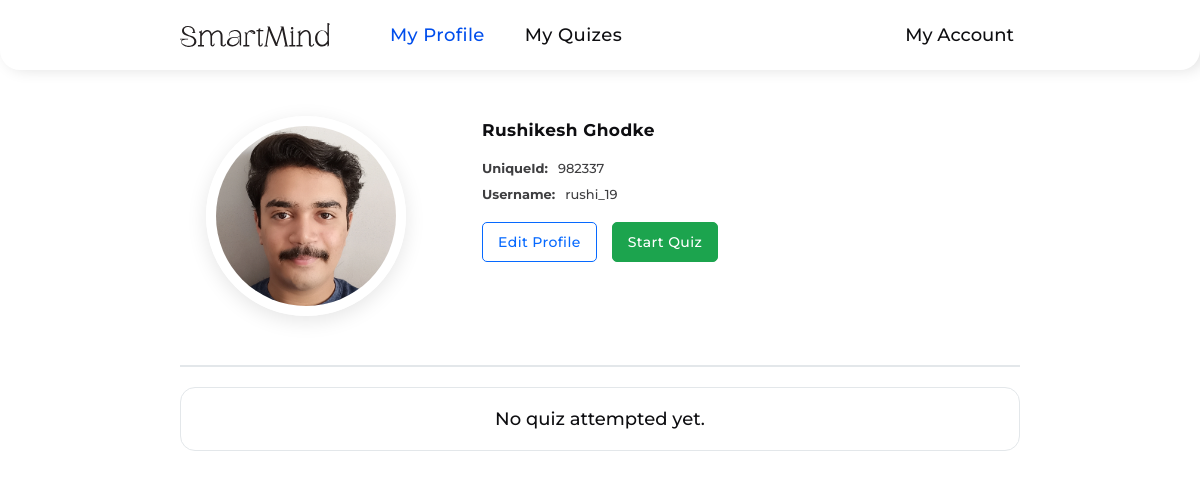
Screenshot of /user/profile.php (signed in) with the database file from the repository.
### tables this page shows
CREATE TABLE `students` (
  `studentId` int(11) NOT NULL,
  `studentUniqueId` int(11) NOT NULL,
  `firstName` varchar(255) NOT NULL,
  `lastName` varchar(255) NOT NULL,
  `dateOfBirth` date NOT NULL,
  `gender` varchar(10) NOT NULL,
  `email` varchar(255) NOT NULL,
  `mobileNumber` varchar(10) NOT NULL,
  `username` varchar(255) NOT NULL,
  `studentImage` varchar(255) NOT NULL,
  `password` varchar(255) NOT NULL,
  `accountCreationDateTime` datetime NOT NULL,
  `verificationToken` varchar(255) NOT NULL,
  `tokenExpirationTime` datetime DEFAULT NULL,
  `isVerified` tinyint(1) NOT NULL
);

### assets/php/profileDetails.php (called while the page is built, shortened)
<?php
require "connection.php";
if (!empty($_SESSION['studentId'])) {
  $studentId = $_SESSION['studentId'];
  $selectQuery = mysqli_query($connection, "SELECT * FROM `students` WHERE `studentId` = $studentId");
  if ($selectQuery) {
    $fetchData = mysqli_fetch_assoc($selectQuery);
  }
  else {
    echo mysqli_error($connection);
  }
}
else
{
  header("Location: ../login.php");
}
?>

### assets/php/attemptedQuiz.php (called while the page is built)
<?php
include "connection.php";
if (!empty($_SESSION["studentId"])) {
  $studentId = $_SESSION["studentId"];
  $selectQuery = mysqli_query($connection, "SELECT * FROM `attempted_quiz` WHERE `studentId` = $studentId");
}
?>

### user/profile.php (the view, shortened to what this page needs)
<?php
include "../assets/php/profileDetails.php";
include "../assets/php/attemptedQuiz.php";
?>
<!DOCTYPE html>
<html lang="en">
<head>
  <link rel="stylesheet" href="../assets/css/profile.css" />
  <link rel="stylesheet" href="https://cdn-uicons.flaticon.com/2.1.0/uicons-regular-rounded/css/uicons-regular-rounded.css" />
  <link rel="stylesheet" href="https://cdn-uicons.flaticon.com/2.1.0/uicons-thin-straight/css/uicons-thin-straight.css" />
</head>
<body>
  <header class="header">
    <div class="left-side">
      <div class="logo">
        <img src="../assets/images/Logo.svg" alt="logo" />
      </div>
      <nav class="navbar">
        <ul>
          <li class="active"><a href="./profile.php">My Profile</a></li>
          <li><a href="./quizes.php">My Quizes</a></li>
        </ul>
      </nav>
    </div>
    <div class="right-side">
      <div class="user">
        <span>My Account <i class="fi fi-rr-angle-small-down"></i></span>
      </div>
    </div>
  </header>
  <section class="profile-container">
    <div class="container">
      <div class="profile-content">
        <div class="student-image">
          <label for="profile-img">
            <?php
            if (!empty($fetchData["studentImage"])) {
            ?>
              <img src="../assets/StudentsProfileImages/<?php echo $fetchData["studentImage"]; ?>" style='width: 20rem; height: 20rem; object-fit: cover; border: 1rem solid #fff; text-align: center; border-radius: 50%; box-shadow: 0 5px 2rem rgba(0, 0, 0, 0.1);' class='profile-img'>
            <?php
            } else {
            ?>
            <?php
              echo "<img src='../assets/images/profile-user.png' style='width: 20rem; height: 20rem; object-fit: cover; text-align: center; border: 1rem solid #fff; border-radius: 50%; box-shadow: 0 5px 2rem rgba(0, 0, 0, 0.1);' class='profile-img'>";
            }
            ?>
          </label>
        </div>
        <div class="student-data">
          <h1><?php echo $fetchData['firstName'] . ' ' . $fetchData['lastName']; ?></h1>
          <div class="profile-info-wrapper">
            <div class="profile-info-item">
              <span class="profile-info-item-label">UniqueId: </span>
              <span class="profile-info-item-value"><?php echo $fetchData['studentUniqueId'] ?></span>
            </div>
            <div class="profile-info-item">
              <span class="profile-info-item-label">Username: </span>
              <span class="profile-info-item-value"><?php echo $fetchData['username'] ?></span>
            </div>
            <div class="profile-info-item">
              <a class="edit-profile" href="./editprofile.php">Edit Profile</a>
              <a class="start-quiz" href="./quizes.php">Start Quiz</a>
            </div>
          </div>
        </div>
      </div>
      <div class="quizes-content">
        <?php
        if (mysqli_num_rows($selectQuery) > 0) {
          while ($row = mysqli_fetch_assoc($selectQuery)) {
        ?>
            <div class="quiz-container">
              <div class="lang-image-container">
                <div class="lang-image">
                  <img src="../assets/images/Javascript.png" alt="">
                </div>
              </div>
              <div class="quiz-attempted-info">
                <div class="profile-skills-item">
                  <h2><?php echo $row["quiz_topic_name"]; ?></h2>
                </div>
                <div class="profile-skills-item">
                  <span class="profile-skills-item-label">Time Taken: </span>
                  <span class="profile-skills-item-value"><?php echo $row["time_taken"]; ?></span>
                </div>
                <div class="profile-skills-item">
                  <span class="profile-skills-item-label">Rating: </span>
                  <span class="profile-skills-item-value"><?php echo $row["rating"]; ?></span>
                </div>
                <div class="profile-skills-item">
                  <span class="profile-skills-item-label">Score: </span>
                  <span class="profile-skills-item-value"><?php echo $row["score"]; ?></span>
                </div>
                <div class="profile-skills-item">
                  <span class="profile-skills-item-label">Result: </span>
                  <span class="profile-skills-item-value"><?php echo ["result"]; ?></span>
                </div>
              </div>
            <?php
          }
            ?>
            </div>
          <?php
        } else {
          ?>
            <div class="no-quiz-attempted">
              <span>No quiz attempted yet.</span>
            </div>
          <?php
        }
          ?>
      </div>
    </div>
  </section>
</body>
</html>

### assets/css/profile.css (style rules this page uses)
* { margin: 0; padding: 0; box-sizing: border-box; font-family: "Montserrat", sans-serif; text-decoration: none; list-style: none; outline: none; }
:root { --bg-color: #f3f7ff; --border-color: #e3e7ea; --smart-mind-20: #ffffff; --smart-mind-50: #edf7ff; --smart-mind-100: #d6ecff; --smart-mind-200: #b5dfff; --smart-mind-300: #83ccff; --smart-mind-400: #48b0ff; --smart-mind-500: #1e8aff; --smart-mind-600: #0669ff; --smart-mind-700: #004eec; --smart-mind-800: #0841c5; --smart-mind-900: #0d3c9b; --smart-mind-950: #0e255d; --text-color: #0e0e11; }
html { font-size: 62.5%; scroll-behavior: smooth; }
body { width: 100%; height: 100vh; position: relative; }
.header { position: fixed; top: 0; width: 100%; height: 7rem; padding: 0 18rem; background-color: var(--smart-mind-20); border-radius: 0 0 2rem 2rem; box-shadow: 5px 0 15px rgba(0, 0, 0, 0.12); display: flex; align-items: center; justify-content: space-between; transition: 0.2s ease-in-out; z-index: 999; }
.header .left-side, .navbar, .navbar ul, .logo, .right-side, .right-side .user { height: 100%; display: flex; align-items: center; }
.left-side { gap: 6rem; }
.left-side .logo img { width: 15rem; }
.left-side .navbar ul { display: flex; align-items: center; gap: 4rem; }
.navbar ul li a { font-size: 1.8rem; font-weight: 500; letter-spacing: 0.4px; color: var(--text-color); transition: 0.2s ease-in-out; }
.navbar ul li.active a { color: var(--smart-mind-700); }
.user { position: relative; }
.user span { font-size: 1.8rem; font-weight: 500; color: var(--text-color); display: flex; align-items: center; gap: 0.6rem; cursor: pointer; transition: 0.2s ease-in-out; }
.profile-container { width: 100%; height: 100%; background-color: var(--smart-mind-20); padding-top: 7rem; display: flex; align-items: center; justify-content: center; }
.profile-container .container { width: 90%; height: 100%; display: flex; flex-direction: column; align-items: center; }
.container .profile-content { width: 70vw; height: 45%; }
.container .quizes-content { width: 70vw; height: 65%; }
.container .profile-content { display: flex; align-items: center; justify-content: space-between; border-bottom: 2px solid var(--border-color); }
.profile-content .student-image { width: 30%; height: 100%; display: flex; align-items: center; justify-content: center; }
.profile-content .student-data { width: 70%; height: 100%; padding: 5rem; }
.student-data h1 { font-size: 1.7rem; color: var(--text-color); letter-spacing: 0.4px; margin-bottom: 2rem; }
.student-data .profile-info-wrapper { display: flex; flex-direction: column; gap: 1rem; }
.profile-info-item { display: flex; align-items: center; gap: 1rem; }
.profile-info-item-label { font-size: 1.3rem; font-weight: 700; color: var(--text-color); opacity: 0.8; }
.profile-info-item-value { font-size: 1.3rem; font-weight: 500; color: var(--text-color); opacity: 0.8; }
.profile-info-item .edit-profile, .profile-info-item .start-quiz { font-size: 1.4rem; font-weight: 500; letter-spacing: 0.4px; color: var(--smart-mind-600); margin-top: 1rem; padding: 1rem 1.5rem; border: 1px solid var(--smart-mind-600); border-radius: 5px; transition: 0.2s ease-in-out; }
.profile-info-item .start-quiz { border-color: #1ca44e; background-color: #1ca44e; color: var(--smart-mind-20); margin-left: 0.5rem; }
.container .quizes-content { padding: 2rem 0; display: flex; flex-direction: column; gap: 2rem; }
.quizes-content .no-quiz-attempted { width: 100%; padding: 2rem; border: 1px solid var(--border-color); border-radius: 1.5rem; display: flex; flex-direction: column; align-items: center; gap: 1rem; }
.no-quiz-attempted span { font-size: 1.8rem; font-weight: 500; color: var(--text-color); }

### rows the page displays
students: studentImage (picture), firstName "Rushikesh", lastName "Ghodke", studentUniqueId "982337", username "rushi_19"
